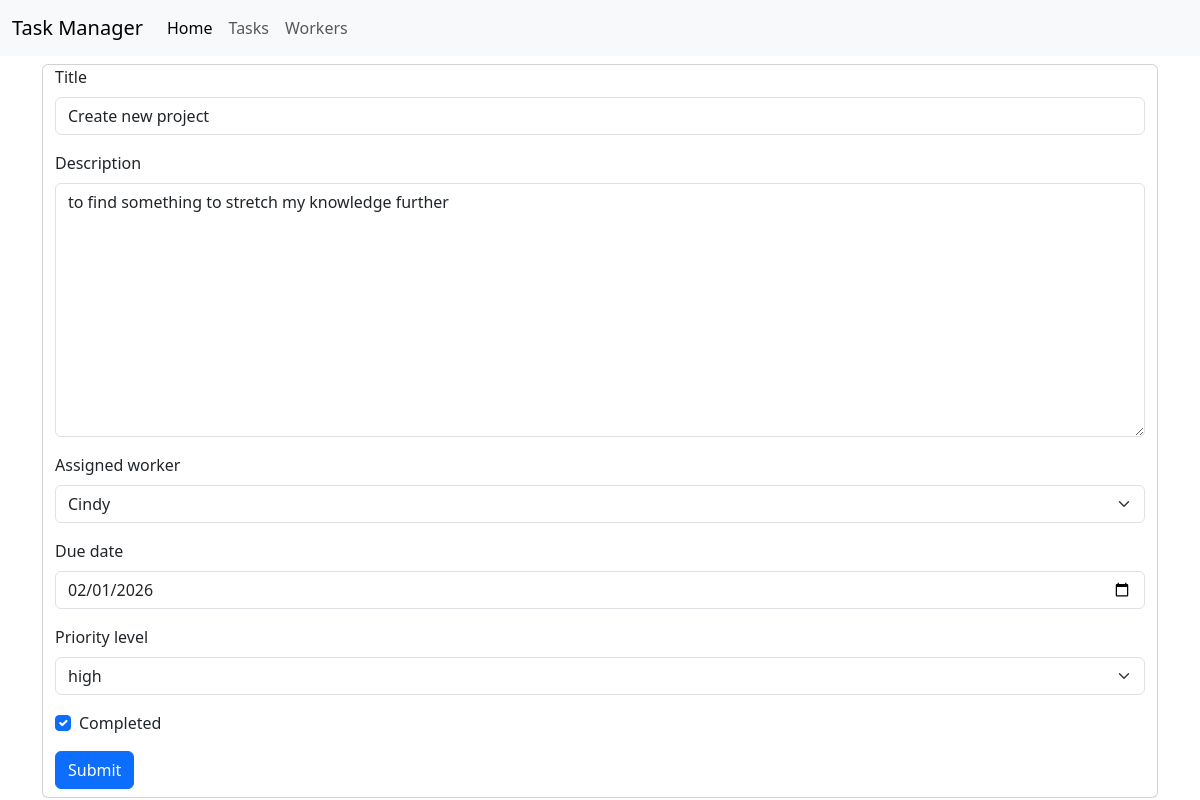
The page /tasks/update/2 on the database its author committed.
### manager/models.py (models this page shows, shortened)
class Task(models.Model):
    class Level(models.TextChoices):
        High = "High","high"
        Medium = "Medium","medium"
        Low = "Low","low"
    task_id = models.CharField(max_length=20)
    title = models.CharField(max_length=100, null=True, blank=True)
    description = models.TextField(blank=True, null=True)
    assigned_worker = models.ForeignKey('Worker', on_delete=models.SET_NULL, null=True, blank=True)
    date_created = models.DateField(auto_now_add=True, null=True)
    due_date = models.DateField(null=True, blank=True)
    priority_level  = models.CharField(max_length=10, choices=Level.choices,default=Level.Low)
    completed = models.BooleanField(default=False)

### manager/views.py (the view)
# urls.py: path('tasks/update/<int:id>',views.taskUpdateView,name='task-update'),
def taskUpdateView(request, id):
    task = Task.objects.get(id=id)
    form = TaskForm(instance=task)
    if request.method == 'POST':
        form = TaskForm(request.POST, instance=task)
        if form.is_valid():
            form.save()
            return redirect('tasks')
    return render(request, 'form.html', {'form':form})

### manager/forms.py
class TaskForm(forms.ModelForm):
    class Meta:
        model = Task
        fields = ['title','description','assigned_worker','due_date','priority_level','completed']
        widgets = {
            'due_date': forms.DateInput(attrs={'type':'date'}),
        }

### manager/models.py (called while the page is built)
    def __str__(self):
        return self.name

### manager/templates/form.html (shortened to what this page needs)
{% extends 'base.html' %}
{% load django_bootstrap5 %}
{% block content %}
    <div class="card mt-2">
        <div class="container">
            <form action="" class="form" method="post">
                {% bootstrap_form form %}
                <div class="my-2">
                    {% bootstrap_button button_type="submit" content="Submit" %}
                </div>
            </form>
        </div>
    </div>
{% endblock content %}

### rows shown on the page
Task: title "Create new project", description "to find something to stretch my knowledge further", assigned_worker "Cindy", due_date "02/01/2026", priority_level "high", completed "☑"
